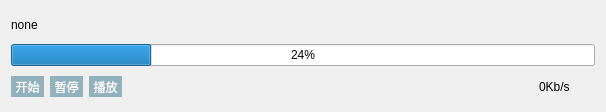
<?xml version="1.0" encoding="UTF-8"?>
<ui version="4.0">
 <class>DownloadWidget</class>
 <widget class="QWidget" name="DownloadWidget">
  <property name="geometry">
   <rect>
    <x>0</x>
    <y>0</y>
    <width>606</width>
    <height>112</height>
   </rect>
  </property>
  <property name="maximumSize">
   <size>
    <width>16777215</width>
    <height>112</height>
   </size>
  </property>
  <property name="windowTitle">
   <string>Form</string>
  </property>
  <layout class="QGridLayout" name="gridLayout">
   <item row="2" column="2">
    <widget class="QToolButton" name="playBtn">
     <property name="styleSheet">
      <string notr="true">QToolButton{
   background-color: rgba(0, 82, 112, 100);
    color: white;
    border: 1px;
}

QToolButton:hover{
    background-color: rgba(0, 82, 112, 200);
    color: white;
    border: 1px;
}

QToolButton:disabled{
    background-color: transparent;
    color: gray;
}</string>
     </property>
     <property name="text">
      <string>播放</string>
     </property>
    </widget>
   </item>
   <item row="2" column="3">
    <spacer name="horizontalSpacer">
     <property name="orientation">
      <enum>Qt::Horizontal</enum>
     </property>
     <property name="sizeHint" stdset="0">
      <size>
       <width>399</width>
       <height>20</height>
      </size>
     </property>
    </spacer>
   </item>
   <item row="2" column="1">
    <widget class="QToolButton" name="pauseBtn">
     <property name="styleSheet">
      <string notr="true">QToolButton{
   background-color: rgba(0, 82, 112, 100);
    color: white;
    border: 1px;
}

QToolButton:hover{
    background-color: rgba(0, 82, 112, 200);
    color: white;
    border: 1px;
}

QToolButton:disabled{
    background-color: transparent;
    color: gray;
}</string>
     </property>
     <property name="text">
      <string>暂停</string>
     </property>
    </widget>
   </item>
   <item row="1" column="0" colspan="6">
    <widget class="QProgressBar" name="progressBar">
     <property name="value">
      <number>24</number>
     </property>
    </widget>
   </item>
   <item row="0" column="0" colspan="4">
    <widget class="QLabel" name="fileNameLbl">
     <property name="text">
      <string>none</string>
     </property>
    </widget>
   </item>
   <item row="2" column="0">
    <widget class="QToolButton" name="startBtn">
     <property name="styleSheet">
      <string notr="true">QToolButton{
   background-color: rgba(0, 82, 112, 100);
    color: white;
    border: 1px;
}

QToolButton:hover{
    background-color: rgba(0, 82, 112, 200);
    color: white;
    border: 1px;
}

QToolButton:disabled{
    background-color: transparent;
    color: gray;
}</string>
     </property>
     <property name="text">
      <string>开始</string>
     </property>
    </widget>
   </item>
   <item row="0" column="5">
    <widget class="QToolButton" name="deleteBtn">
     <property name="styleSheet">
      <string notr="true">QToolButton{
   background-color: rgba(255, 255, 255, 0);
    color: white;
    border: 1px;
}

QToolButton:hover{
    background-color: rgba(255, 255, 255, 10);
    border: 1px;
}

QToolButton:pressed{
    background-color: rgba(255, 255, 255, 50);
}</string>
     </property>
     <property name="text">
      <string/>
     </property>
    </widget>
   </item>
   <item row="2" column="4">
    <widget class="QLabel" name="speedLbl">
     <property name="text">
      <string>0Kb/s</string>
     </property>
    </widget>
   </item>
  </layout>
 </widget>
 <resources/>
 <connections/>
</ui>
